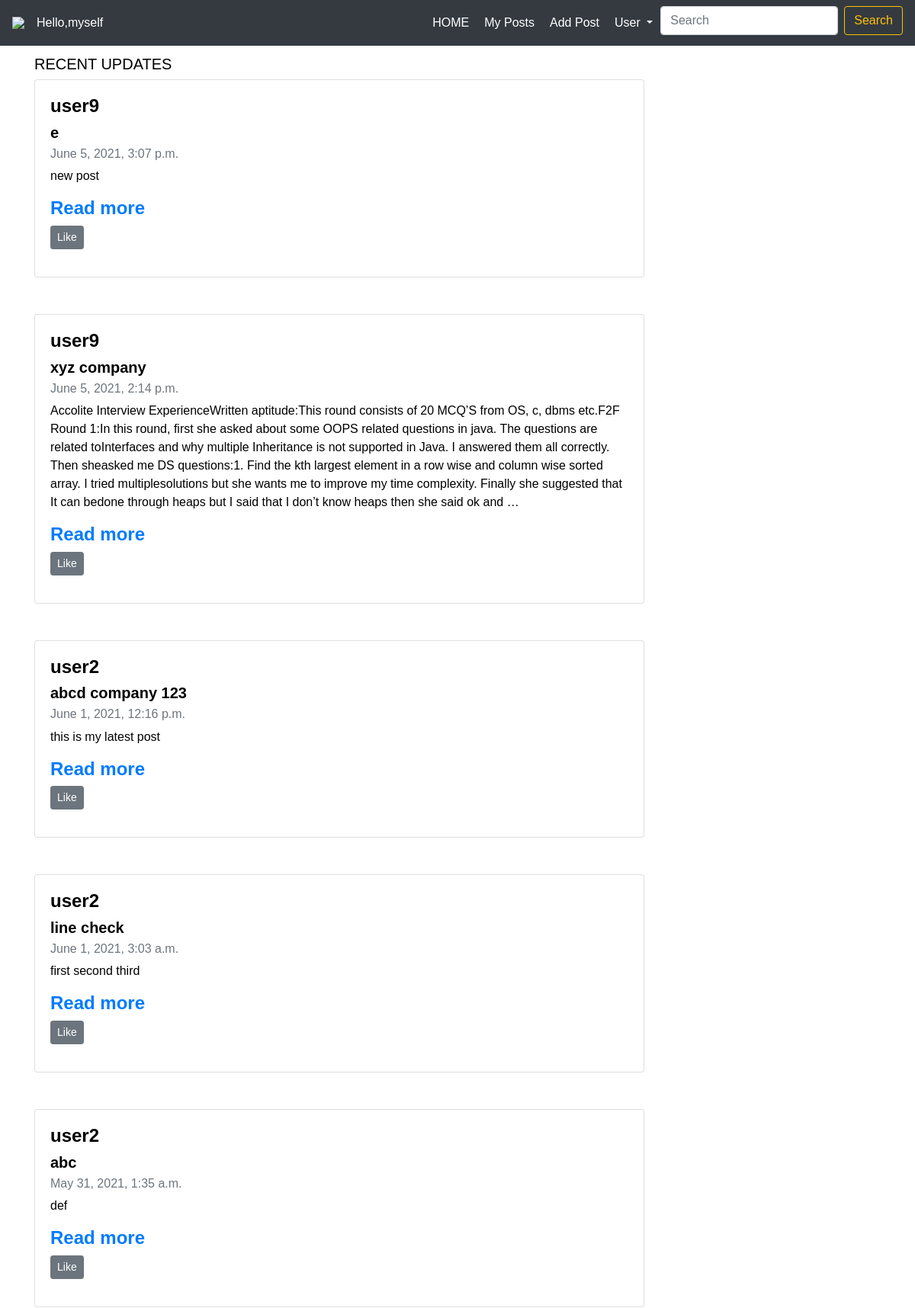
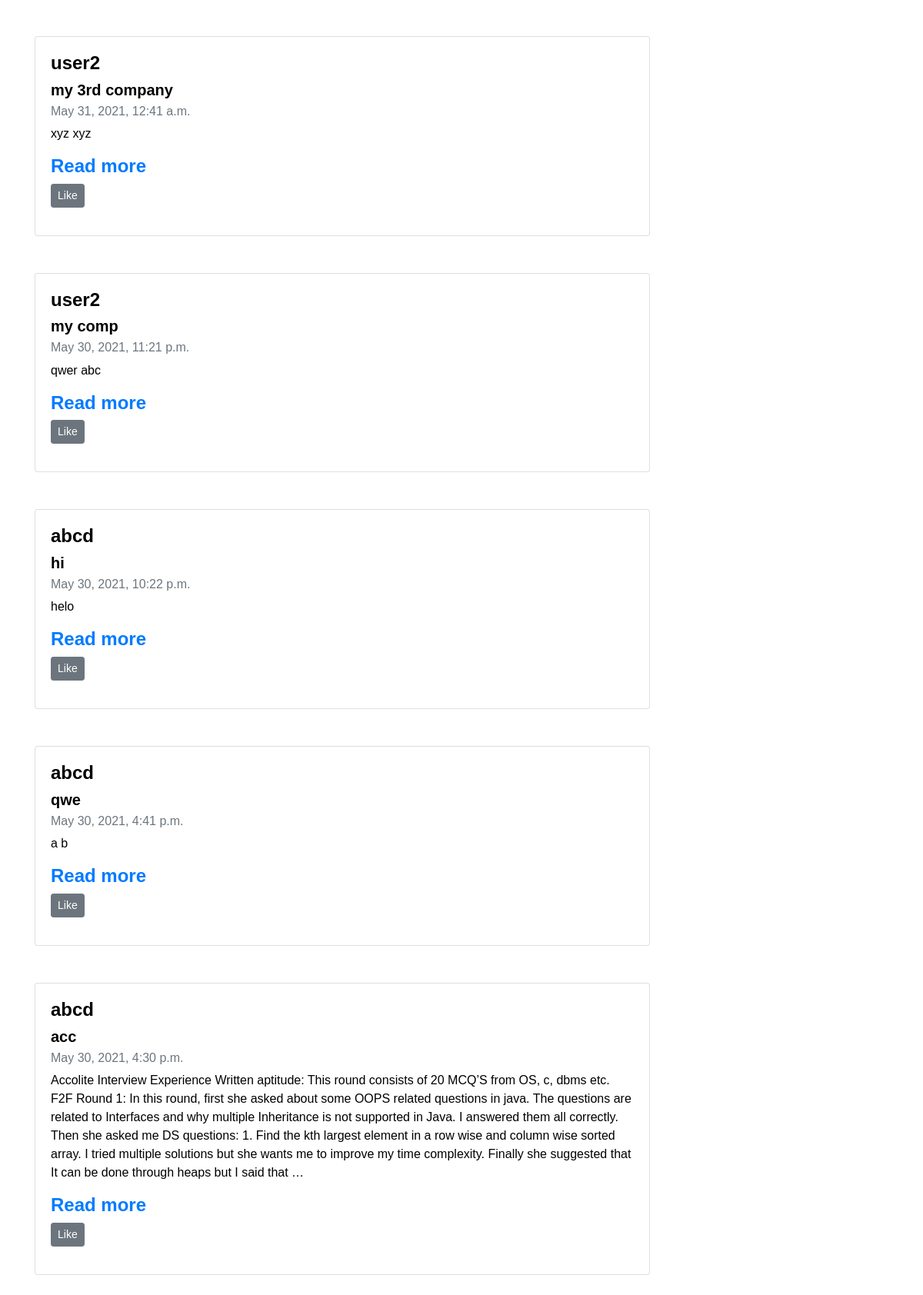
Page / (signed in, upper part) on the committed database (2 pictures, top to bottom).
### accounts/models.py (models this page shows, shortened)
class Post(models.Model):
    student=models.ForeignKey(Student,null=True,on_delete=models.SET_NULL)
    title=models.CharField(max_length=200)
    name=models.CharField(max_length=200)
    desc=models.CharField(max_length=5000)
    pub_date = models.DateTimeField('date published')
    likes=models.ManyToManyField(User,related_name='blog_post')

### accounts/views.py (the view)
# urls.py: path('', views.home,name="home"),
@login_required(login_url='login')
def home(request):
    posts=Post.objects.order_by('-id')
    return render(request,'accounts/dashboard.html',{'posts':posts})

### accounts/templates/accounts/dashboard.html (shortened to what this page needs)
{% extends 'accounts/main.html'  %}
{% load static %}
{% block content %}
<section id="jobs">
    <div class="container">
        <h5>RECENT UPDATES</h5>
        {% if posts %}
        {% for i in posts %}
<div class="company-details">
    <div class="card" style="width: 50rem;">
        <div class="card-body">
            <h4  ><b>{{i.name}}</b></h4>
          <h5 class="card-title"><b>{{i.title}}</b></h5>
          <h6 class="card-subtitle mb-2 text-muted">{{i.pub_date}}</h6>
          <p class="card-text">{{ i.desc | truncatewords:"100"  }}</p>
          <a href="{% url 'post-detail' i.pk %}"><h4><b>Read more</b></h4></a>
          <form action="{% url 'like_post' i.pk %}" method="POST">
            <button type="submit",name="post_id", value="{{ i.id }}",  class="btn btn-secondary btn-sm">Like</button>
         </form>
        </div>
      </div>
      <br>
      <br>
</div>
{% endfor %}
{% else %}
    <h5>NO Posts</h5>
{% endif %}
{% endblock %}

### accounts/templates/accounts/navbar.html (shortened to what this page needs)
{% load static %}
<link rel="stylesheet" href="https://cdn.jsdelivr.net/npm/bootstrap@4.6.0/dist/css/bootstrap.min.css">
    <div class="menu-bar" >
      <nav class="navbar navbar-expand-sm bg-dark navbar-dark fixed-top">
        <a class="navbar-brand" href="#"><img src="{% static 'images/logo_st.jpg' %}"></a><span>Hello,{{request.user}} </span>
        <div class="collapse navbar-collapse" id="navbarNav">
          <ul class="navbar-nav ml-auto">
            <li class="nav-item ">
              <a class="nav-link" href="{% url 'home'  %}">HOME </a></li>
          <li class="nav-item">
            <a class="nav-link" href="{% url 'userPosts'  %}">My Posts</a>
          </li>
          <li class="nav-item">
            <a class="nav-link" href="{% url 'createPost'  %}">Add Post</a>
          </li>
          <li class="nav-item dropdown">
            <a class="nav-link dropdown-toggle" href="#" id="navbarDropdownMenuLink" data-toggle="dropdown" aria-haspopup="true" aria-expanded="false" class="btn btn-info btn-lg">
               User
            </a>
        </li>
        <li>
          <form class="form-inline my-2 my-lg-0" method=POST action="{% url 'search-company' %}">
            <input class="form-control mr-sm-2" type="search" placeholder="Search" aria-label="Search" name="searched">
            <button class="btn btn-outline-Warning my-2 my-sm-0" type="submit">Search</button>
          </form>
        </li>
          </ul>
        </div>
      </nav>
      </div>
      <br>
      <br>
      <br>

### static/css/main.css (style rules this page uses)
.bg { margin:0; padding:0; background-image: white; font-size:16px; color:black; font-family: sans-serif; font-weight:300; }
.menu-bar { background-image: linear-gradient(to right, #6db9ef, #7ce08a); }
.nav-link { font-size: 16px; color: #fff !important; margin: 2px; }
.navbar-nav { text-align: right; }

### accounts/templates/accounts/main.html (style rules this page uses)
.bg { margin:0; padding:0; background-color: white; font-size:16px; color:black; font-family: sans-serif; font-weight:300; }

### accounts/templates/accounts/navbar.html (style rules this page uses)
.menu-bar { color:white; background-image: linear-gradient(to right, #a65959, #8c7373); }
.nav-link { font-size: 16px; color: #fff !important; margin: 2px; }
.navbar-nav { text-align: right; }
.navbar-brand { color:white; }

### rows in the picture
Post: name "user9", title "e", pub_date "June 5, 2021, 3:07 p.m.", desc "new post", {{ i.id }} 20 (drawn)
Post: name "user9", title "xyz company", pub_date "June 5, 2021, 2:14 p.m.", desc "Accolite Interview ExperienceWritten aptitude:This round consists of 20 MCQ’S from OS, c, dbms etc.F2F Round 1:In this round, first she asked about some OOPS related questions in java. The questions are related toInterfaces and why multiple Inheritance is not supported in Java. I answered them all correctly. Then sheasked me DS questions:1. Find the kth largest element in a row wise and column wise sorted array. I tried multiplesolutions but she wants me to improve my time complexity. Finally she suggested that It can bedone through heaps but I said that I don’t know heaps then she said ok and …", {{ i.id }} 19 (drawn)
Post: name "user2", title "abcd company 123", pub_date "June 1, 2021, 12:16 p.m.", desc "this is my latest post", {{ i.id }} 18 (drawn)
Post: name "user2", title "line check", pub_date "June 1, 2021, 3:03 a.m.", desc "first second third", {{ i.id }} 17 (drawn)
Post: name "user2", title "abc", pub_date "May 31, 2021, 1:35 a.m.", desc "def", {{ i.id }} 16 (drawn)
Post: name "user2", title "my 3rd company", pub_date "May 31, 2021, 12:41 a.m.", desc "xyz xyz", {{ i.id }} 15 (drawn)
Post: name "user2", title "my comp", pub_date "May 30, 2021, 11:21 p.m.", desc "qwer abc", {{ i.id }} 14 (drawn)
Post: name "abcd", title "hi", pub_date "May 30, 2021, 10:22 p.m.", desc "helo", {{ i.id }} 13 (drawn)
Post: name "abcd", title "qwe", pub_date "May 30, 2021, 4:41 p.m.", desc "a b", {{ i.id }} 12 (drawn)
Post: name "abcd", title "acc", pub_date "May 30, 2021, 4:30 p.m.", desc "Accolite Interview Experience Written aptitude: This round consists of 20 MCQ’S from OS, c, dbms etc. F2F Round 1: In this round, first she asked about some OOPS related questions in java. The questions are related to Interfaces and why multiple Inheritance is not supported in Java. I answered them all correctly. Then she asked me DS questions: 1. Find the kth largest element in a row wise and column wise sorted array. I tried multiple solutions but she wants me to improve my time complexity. Finally she suggested that It can be done through heaps but I said that …", {{ i.id }} 11 (drawn)

### other values in the picture
{{ request.user }} "myself"
